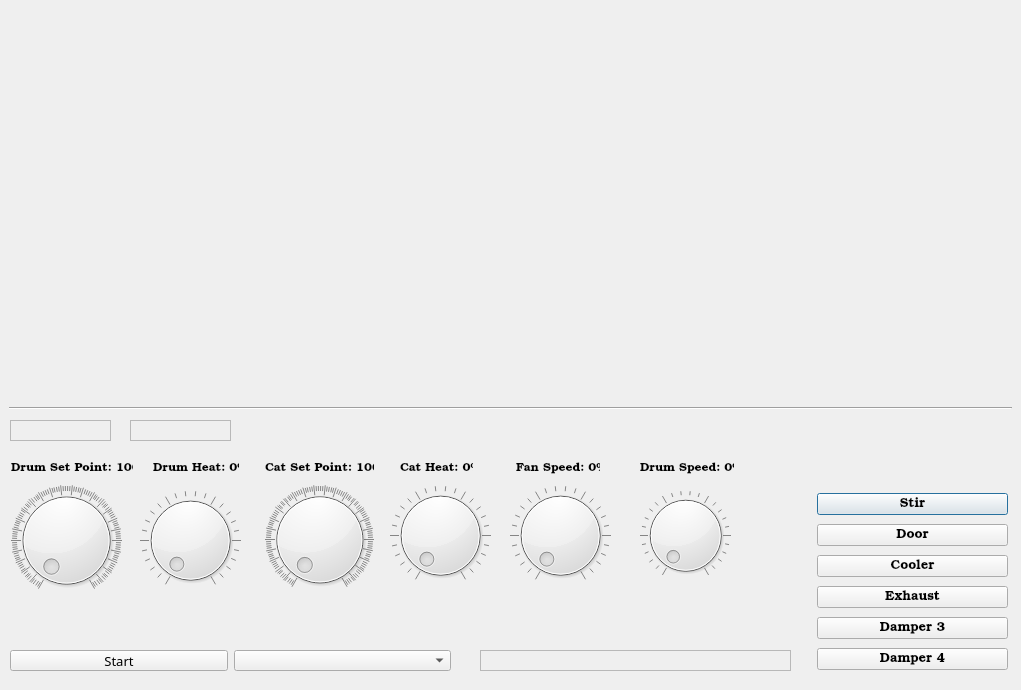
<?xml version="1.0" encoding="UTF-8"?>
<ui version="4.0">
 <class>ControlRoomDialog</class>
 <widget class="QDialog" name="ControlRoomDialog">
  <property name="geometry">
   <rect>
    <x>0</x>
    <y>0</y>
    <width>1021</width>
    <height>690</height>
   </rect>
  </property>
  <property name="windowTitle">
   <string>Dialog</string>
  </property>
  <widget class="Line" name="line">
   <property name="geometry">
    <rect>
     <x>9</x>
     <y>400</y>
     <width>1003</width>
     <height>16</height>
    </rect>
   </property>
   <property name="orientation">
    <enum>Qt::Horizontal</enum>
   </property>
  </widget>
  <widget class="QWidget" name="graph_widget" native="true">
   <property name="geometry">
    <rect>
     <x>0</x>
     <y>0</y>
     <width>1021</width>
     <height>401</height>
    </rect>
   </property>
  </widget>
  <widget class="QWidget" name="layoutWidget">
   <property name="geometry">
    <rect>
     <x>817</x>
     <y>490</y>
     <width>191</width>
     <height>188</height>
    </rect>
   </property>
   <layout class="QVBoxLayout" name="verticalLayout">
    <item>
     <widget class="QPushButton" name="stir_button">
      <property name="font">
       <font>
        <family>Bookman Old Style</family>
        <pointsize>10</pointsize>
       </font>
      </property>
      <property name="text">
       <string>Stir</string>
      </property>
     </widget>
    </item>
    <item>
     <widget class="QPushButton" name="door_button">
      <property name="font">
       <font>
        <family>Bookman Old Style</family>
        <pointsize>10</pointsize>
       </font>
      </property>
      <property name="text">
       <string>Door</string>
      </property>
     </widget>
    </item>
    <item>
     <widget class="QPushButton" name="cooler_button">
      <property name="font">
       <font>
        <family>Bookman Old Style</family>
        <pointsize>10</pointsize>
       </font>
      </property>
      <property name="text">
       <string>Cooler</string>
      </property>
     </widget>
    </item>
    <item>
     <widget class="QPushButton" name="ex_button">
      <property name="font">
       <font>
        <family>Bookman Old Style</family>
        <pointsize>10</pointsize>
       </font>
      </property>
      <property name="text">
       <string>Exhaust</string>
      </property>
     </widget>
    </item>
    <item>
     <widget class="QPushButton" name="dmp3_button">
      <property name="font">
       <font>
        <family>Bookman Old Style</family>
        <pointsize>10</pointsize>
       </font>
      </property>
      <property name="text">
       <string>Damper 3</string>
      </property>
     </widget>
    </item>
    <item>
     <widget class="QPushButton" name="dmp4_button">
      <property name="font">
       <font>
        <family>Bookman Old Style</family>
        <pointsize>10</pointsize>
       </font>
      </property>
      <property name="text">
       <string>Damper 4</string>
      </property>
     </widget>
    </item>
   </layout>
  </widget>
  <widget class="QWidget" name="layoutWidget">
   <property name="geometry">
    <rect>
     <x>10</x>
     <y>650</y>
     <width>441</width>
     <height>21</height>
    </rect>
   </property>
   <layout class="QHBoxLayout" name="horizontalLayout">
    <item>
     <widget class="QPushButton" name="start_button">
      <property name="font">
       <font>
        <family>Book Antiqua</family>
        <pointsize>10</pointsize>
       </font>
      </property>
      <property name="text">
       <string>Start</string>
      </property>
     </widget>
    </item>
    <item>
     <widget class="QComboBox" name="com_box">
      <property name="font">
       <font>
        <family>Book Antiqua</family>
        <pointsize>10</pointsize>
       </font>
      </property>
     </widget>
    </item>
   </layout>
  </widget>
  <widget class="QLabel" name="info_label">
   <property name="geometry">
    <rect>
     <x>480</x>
     <y>650</y>
     <width>311</width>
     <height>21</height>
    </rect>
   </property>
   <property name="font">
    <font>
     <family>Bookman Old Style</family>
     <pointsize>9</pointsize>
    </font>
   </property>
   <property name="frameShape">
    <enum>QFrame::StyledPanel</enum>
   </property>
   <property name="frameShadow">
    <enum>QFrame::Raised</enum>
   </property>
   <property name="lineWidth">
    <number>5</number>
   </property>
   <property name="text">
    <string/>
   </property>
   <property name="wordWrap">
    <bool>true</bool>
   </property>
  </widget>
  <widget class="QLabel" name="dsp_label">
   <property name="geometry">
    <rect>
     <x>11</x>
     <y>460</y>
     <width>122</width>
     <height>16</height>
    </rect>
   </property>
   <property name="font">
    <font>
     <family>Bookman Old Style</family>
    </font>
   </property>
   <property name="text">
    <string>Drum Set Point: 100F</string>
   </property>
  </widget>
  <widget class="QLabel" name="csp_label">
   <property name="geometry">
    <rect>
     <x>265</x>
     <y>460</y>
     <width>109</width>
     <height>16</height>
    </rect>
   </property>
   <property name="font">
    <font>
     <family>Bookman Old Style</family>
    </font>
   </property>
   <property name="text">
    <string>Cat Set Point: 100F</string>
   </property>
  </widget>
  <widget class="QLabel" name="dh_label">
   <property name="geometry">
    <rect>
     <x>153</x>
     <y>460</y>
     <width>86</width>
     <height>16</height>
    </rect>
   </property>
   <property name="font">
    <font>
     <family>Bookman Old Style</family>
    </font>
   </property>
   <property name="text">
    <string>Drum Heat: 0%</string>
   </property>
  </widget>
  <widget class="QLabel" name="ch_label">
   <property name="geometry">
    <rect>
     <x>400</x>
     <y>460</y>
     <width>73</width>
     <height>16</height>
    </rect>
   </property>
   <property name="font">
    <font>
     <family>Bookman Old Style</family>
    </font>
   </property>
   <property name="text">
    <string>Cat Heat: 0%</string>
   </property>
  </widget>
  <widget class="QLabel" name="fs_label">
   <property name="geometry">
    <rect>
     <x>516</x>
     <y>460</y>
     <width>84</width>
     <height>16</height>
    </rect>
   </property>
   <property name="font">
    <font>
     <family>Bookman Old Style</family>
    </font>
   </property>
   <property name="text">
    <string>Fan Speed: 0%</string>
   </property>
  </widget>
  <widget class="QDial" name="dh_dial">
   <property name="geometry">
    <rect>
     <x>140</x>
     <y>480</y>
     <width>101</width>
     <height>121</height>
    </rect>
   </property>
   <property name="maximum">
    <number>99</number>
   </property>
   <property name="notchesVisible">
    <bool>true</bool>
   </property>
  </widget>
  <widget class="QDial" name="dsp_dial">
   <property name="geometry">
    <rect>
     <x>11</x>
     <y>480</y>
     <width>111</width>
     <height>121</height>
    </rect>
   </property>
   <property name="minimum">
    <number>100</number>
   </property>
   <property name="maximum">
    <number>600</number>
   </property>
   <property name="notchesVisible">
    <bool>true</bool>
   </property>
  </widget>
  <widget class="QLabel" name="ds_label">
   <property name="geometry">
    <rect>
     <x>640</x>
     <y>460</y>
     <width>94</width>
     <height>16</height>
    </rect>
   </property>
   <property name="font">
    <font>
     <family>Bookman Old Style</family>
    </font>
   </property>
   <property name="text">
    <string>Drum Speed: 0%</string>
   </property>
  </widget>
  <widget class="QDial" name="ds_dial">
   <property name="geometry">
    <rect>
     <x>640</x>
     <y>490</y>
     <width>91</width>
     <height>91</height>
    </rect>
   </property>
   <property name="notchesVisible">
    <bool>true</bool>
   </property>
  </widget>
  <widget class="QDial" name="fs_dial">
   <property name="geometry">
    <rect>
     <x>510</x>
     <y>480</y>
     <width>101</width>
     <height>111</height>
    </rect>
   </property>
   <property name="notchesVisible">
    <bool>true</bool>
   </property>
  </widget>
  <widget class="QDial" name="csp_dial">
   <property name="geometry">
    <rect>
     <x>265</x>
     <y>459</y>
     <width>109</width>
     <height>161</height>
    </rect>
   </property>
   <property name="minimum">
    <number>100</number>
   </property>
   <property name="maximum">
    <number>600</number>
   </property>
   <property name="notchesVisible">
    <bool>true</bool>
   </property>
  </widget>
  <widget class="QDial" name="ch_dial">
   <property name="geometry">
    <rect>
     <x>390</x>
     <y>480</y>
     <width>101</width>
     <height>111</height>
    </rect>
   </property>
   <property name="notchesVisible">
    <bool>true</bool>
   </property>
  </widget>
  <widget class="QLabel" name="x_pos">
   <property name="geometry">
    <rect>
     <x>10</x>
     <y>420</y>
     <width>101</width>
     <height>21</height>
    </rect>
   </property>
   <property name="font">
    <font>
     <family>Bookman Old Style</family>
     <pointsize>9</pointsize>
    </font>
   </property>
   <property name="frameShape">
    <enum>QFrame::StyledPanel</enum>
   </property>
   <property name="frameShadow">
    <enum>QFrame::Raised</enum>
   </property>
   <property name="lineWidth">
    <number>5</number>
   </property>
   <property name="text">
    <string/>
   </property>
   <property name="wordWrap">
    <bool>true</bool>
   </property>
  </widget>
  <widget class="QLabel" name="y_pos">
   <property name="geometry">
    <rect>
     <x>130</x>
     <y>420</y>
     <width>101</width>
     <height>21</height>
    </rect>
   </property>
   <property name="font">
    <font>
     <family>Bookman Old Style</family>
     <pointsize>9</pointsize>
    </font>
   </property>
   <property name="frameShape">
    <enum>QFrame::StyledPanel</enum>
   </property>
   <property name="frameShadow">
    <enum>QFrame::Raised</enum>
   </property>
   <property name="lineWidth">
    <number>5</number>
   </property>
   <property name="text">
    <string/>
   </property>
   <property name="wordWrap">
    <bool>true</bool>
   </property>
  </widget>
 </widget>
 <resources/>
 <connections/>
</ui>
